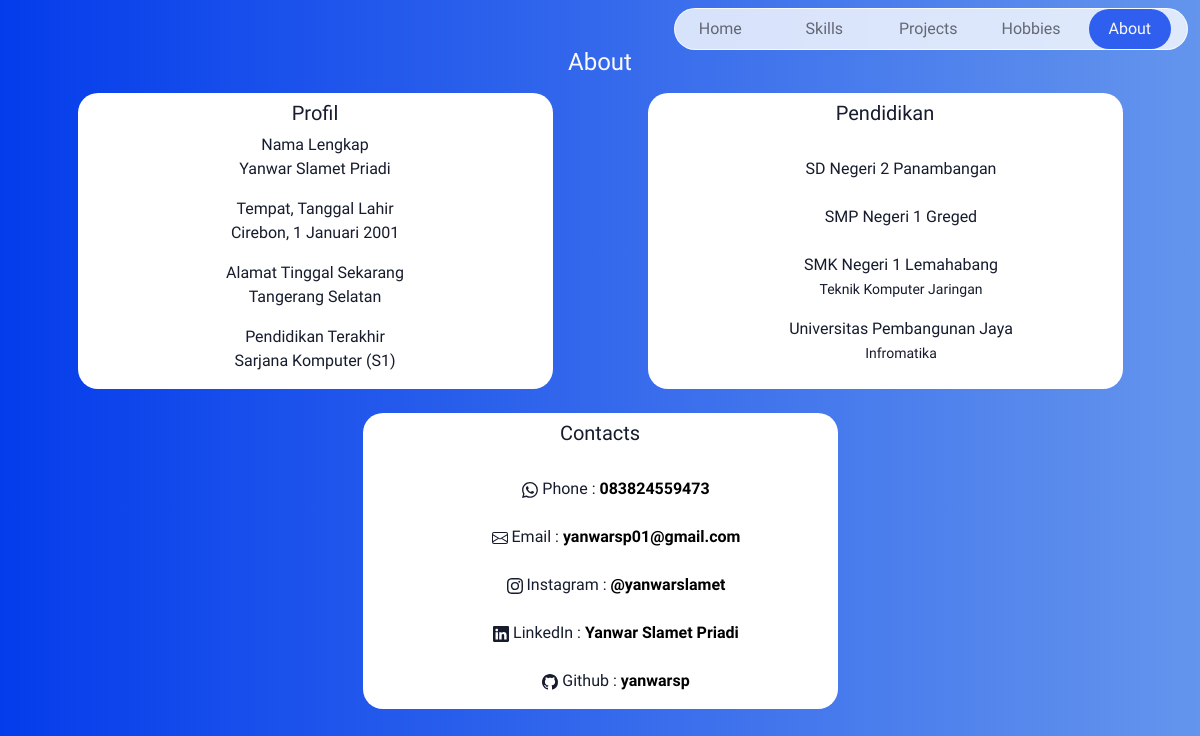
Page /about.php on the committed database.
### tables this page shows
CREATE TABLE `profil` (
  `namadepan` varchar(10) NOT NULL,
  `namabelakang` varchar(30) NOT NULL,
  `tempatlahir` varchar(50) NOT NULL,
  `tgllahir` varchar(50) NOT NULL,
  `tempattgl` varchar(50) NOT NULL,
  `pasfoto` varchar(50) DEFAULT NULL,
  `pendidikan` varchar(50) DEFAULT NULL
);

CREATE TABLE `pendidikan` (
  `tingkat` varchar(50) DEFAULT NULL,
  `nama` varchar(50) DEFAULT NULL,
  `jurusan` varchar(50) DEFAULT NULL
);

CREATE TABLE `contacts` (
  `contact` varchar(25) NOT NULL,
  `name` varchar(50) DEFAULT NULL
);

### about.php (the view, shortened to what this page needs)
<?php
include "koneksi.php";
$strSQL = "SELECT * FROM profil";
$data = [];
$execStrSQL = mysqli_query($conn, $strSQL);
if (mysqli_num_rows($execStrSQL) > 0) {
  while ($row = mysqli_fetch_assoc($execStrSQL)) {
    $data[] = $row;
  }
}
?>
<!doctype html>
<html lang="en">
<head>
  <link href="https://cdn.jsdelivr.net/npm/bootstrap@5.1.3/dist/css/bootstrap.min.css" rel="stylesheet">
  <link rel="stylesheet" href="styles/styles.css">
</head>
<body>
  <nav class="navbar navbar-expand-lg navbar-light fixed-top">
    <div class="container-fluid">
      <div class="collapse navbar-collapse justify-content-end" id="navbarNav">
        <ul class="navbar-nav bordermenu">
          <li class="nav-item rounded-pill me-3 d-flex justify-content-center align-items-center">
            <a class="nav-link" href="index.php">&nbsp;&nbsp;&nbsp;&nbsp;Home&nbsp;&nbsp;&nbsp;&nbsp;</a>
          </li>
          <li class="nav-item rounded-pill me-3 d-flex justify-content-center align-items-center">
            <a class="nav-link" href="skills.php">&nbsp;&nbsp;&nbsp;&nbsp;Skills&nbsp;&nbsp;&nbsp;&nbsp;</a>
          </li>
          <li class="nav-item rounded-pill me-3 d-flex justify-content-center align-items-center">
            <a class="nav-link" href="projects.php">&nbsp;&nbsp;Projects&nbsp;&nbsp;</a>
          </li>
          <li class="nav-item rounded-pill me-3 d-flex justify-content-center align-items-center">
            <a class="nav-link" href="hobbies.php">&nbsp;Hobbies&nbsp;</a>
          </li>
          <li class="nav-item rounded-pill me-3 d-flex justify-content-center menucolor align-items-center">
            <a class="nav-link text-light active" aria-current="page" href="about.php">&nbsp;&nbsp;&nbsp;About&nbsp;&nbsp;&nbsp;</a>
          </li>
        </ul>
      </div>
    </div>
  </nav>
  <div class="container text-center text-light">
    <div class="row my-5 pb-2">
      <h4>About</h4>
      <div class="col-sm-5 my-2 mx-auto contents">
        <h5 class="my-2">Profil</h5>
        <p>Nama Lengkap<br> <?= $data[0]['namadepan']; ?> <?= $data[0]['namabelakang']; ?></p>
        <p>Tempat, Tanggal Lahir <br> <?= $data[0]['tempatlahir']; ?>, <?= $data[0]['tgllahir']; ?></p>
        <p>Alamat Tinggal Sekarang <br><?= $data[0]['tempattgl']; ?></p>
        <p>Pendidikan Terakhir <br><?= $data[0]['pendidikan']; ?></p>
      </div>
      <div class="col-sm-5 my-2 mx-auto contents">
        <h5 class="my-2">Pendidikan</h5><br>
        <?php
        $strSQL = "SELECT * FROM pendidikan";
        $data = [];
        $execStrSQL = mysqli_query($conn, $strSQL);
        if (mysqli_num_rows($execStrSQL) > 0) {
          while ($row = mysqli_fetch_assoc($execStrSQL)) {
            $data[] = $row;
          }
        }
        ?>
        <ul class="listing">
          <li><?= $data[0]['nama']; ?></li><br>
          <li><?= $data[1]['nama']; ?></li><br>
          <li><?= $data[2]['nama']; ?></li>
          <p><small><?= $data[2]['jurusan']; ?></small></p>
          <li><?= $data[3]['nama']; ?></li>
          <p><small><?= $data[3]['jurusan']; ?></small></p>
        </ul>
      </div>
      <?php
      $strSQL = "SELECT * FROM contacts";
      $data = [];
      $execStrSQL = mysqli_query($conn, $strSQL);
      if (mysqli_num_rows($execStrSQL) > 0) {
        while ($row = mysqli_fetch_assoc($execStrSQL)) {
          $data[] = $row;
        }
      }
      ?>
      <div class="col-sm-5 my-3 mx-auto contents">
        <h5 class="my-2">Contacts</h5><br>
        <ul class="listing">
          <li> <?= $data[0]['contact']; ?> : <a href="https://wa.me/<?= $data[0]['name']; ?>"><?= $data[0]['name']; ?></a></li>
          <br>
          <li> <?= $data[1]['contact']; ?> : <a href="https://mailto:<?= $data[1]['name']; ?>"><?= $data[1]['name']; ?></a></li>
          <br>
          <li> <?= $data[3]['contact']; ?> : <a href="https://www.instagram.com/yanwarslamet/"><?= $data[3]['name']; ?></a></li>
          <br>
          <li> <?= $data[4]['contact']; ?> : <a href="https://www.linkedin.com/in/yanwar-slamet-priadi-75a1401a3/"><?= $data[4]['name']; ?></a></li>
          <br>
          <li> <?= $data[5]['contact']; ?> : <a href="https://github.com/yanwarsp"><?= $data[5]['name']; ?></a></li>
        </ul>
      </div>
    </div>
</body>
</html>

### styles/styles.css (style rules this page uses)
body { height: 100vh; overflow-y: auto; background: rgba(4, 60, 235, 1); background: linear-gradient(90deg, rgba(4, 60, 235, 1), rgb(100, 149, 237)); font-family: "Comfortaa", cursive; }
.nav-link { transition: 0.3s ease-in; }
.nav-item { text-shadow: black; }
.menucolor { background-color: rgba(4, 60, 235, 0.8); }
.bordermenu { border-radius: 50px; border-style: solid; border-width: 1px; background-color: rgba(255, 255, 255, 0.8); border-color: rgba(255, 255, 255, 0.8); }
.contents { background-color: rgba(255, 255, 255, 1); color: #161c2d; border-radius: 20px; }
.listing { list-style: none; }
.listing a { text-decoration: none; color: black; font-weight: bold; }

### rows in the picture
profil: namadepan "Yanwar", namabelakang "Slamet Priadi", tempatlahir "Cirebon", tgllahir "1 Januari 2001", tempattgl "Tangerang Selatan", pendidikan "Sarjana Komputer (S1)"
pendidikan: nama "SD Negeri 2 Panambangan"
pendidikan: nama "SMP Negeri 1 Greged"
pendidikan: nama "SMK Negeri 1 Lemahabang", jurusan "Teknik Komputer Jaringan"
pendidikan: nama "Universitas Pembangunan Jaya", jurusan "Infromatika"
contacts: contact "Phone", name "083824559473"
contacts: contact "Email", name "yanwarsp01@gmail.com"
contacts: contact "Instagram", name "@yanwarslamet"
contacts: contact "LinkedIn", name "Yanwar Slamet Priadi"
contacts: contact "Github", name "yanwarsp"
